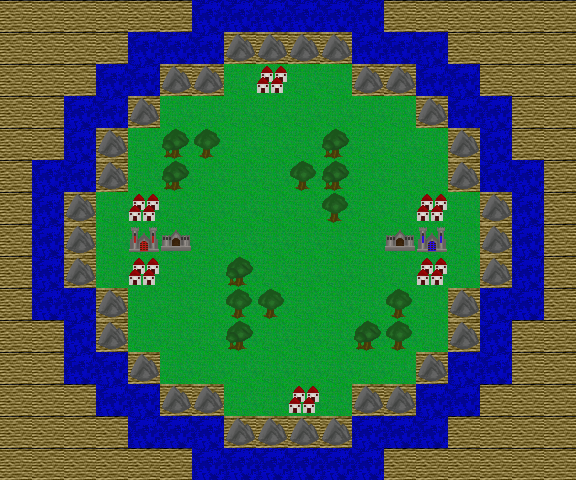

This is a level from a 2D game, rendered from its Tiled map with the project's own tilesets. A one-line summary and the complete map file follow:
An orthogonal 18x15 tile map with 32x32 px tiles, 1 tile layer (Tile Layer 1) and 26 objects.

<map version="1.0" orientation="orthogonal" renderorder="right-down" width="18" height="15" tilewidth="32" tileheight="32" nextobjectid="28">
 <tileset firstgid="1" name="fantasy_wars_tilesheet" tilewidth="32" tileheight="32" tilecount="28" columns="4">
  <image source="fantasy_wars_tilesheet.png" width="128" height="224" />
  <tile id="0">
   <properties>
    <property name="movCostArt" value="1" />
    <property name="movCostCav" value="1" />
    <property name="movCostFly" value="1" />
    <property name="movCostInf" value="1" />
    <property name="name" value="plains" />
    <property name="protection" value="0" />
   </properties>
  </tile>
  <tile id="1">
   <properties>
    <property name="movCostArt" value="1" />
    <property name="movCostCav" value="1" />
    <property name="movCostFly" value="1" />
    <property name="movCostInf" value="1" />
    <property name="name" value="plains" />
    <property name="protection" value="0" />
   </properties>
  </tile>
  <tile id="2">
   <properties>
    <property name="movCostArt" value="100" />
    <property name="movCostCav" value="100" />
    <property name="movCostFly" value="1" />
    <property name="movCostInf" value="100" />
    <property name="name" value="water" />
    <property name="protection" value="0" />
   </properties>
  </tile>
  <tile id="3">
   <properties>
    <property name="movCostArt" value="100" />
    <property name="movCostCav" value="100" />
    <property name="movCostFly" value="1" />
    <property name="movCostInf" value="100" />
    <property name="name" value="water" />
    <property name="protection" value="0" />
   </properties>
  </tile>
  <tile id="4">
   <properties>
    <property name="movCostArt" value="100" />
    <property name="movCostCav" value="100" />
    <property name="movCostFly" value="1" />
    <property name="movCostInf" value="100" />
    <property name="name" value="water" />
    <property name="protection" value="0" />
   </properties>
  </tile>
  <tile id="5">
   <properties>
    <property name="movCostArt" value="1" />
    <property name="movCostCav" value="1" />
    <property name="movCostFly" value="1" />
    <property name="movCostInf" value="1" />
    <property name="name" value="plains" />
    <property name="protection" value="0" />
   </properties>
  </tile>
  <tile id="6">
   <properties>
    <property name="movCostArt" value="" />
    <property name="movCostCav" value="" />
    <property name="movCostFly" value="" />
    <property name="movCostInf" value="" />
    <property name="name" value="" />
    <property name="protection" value="" />
   </properties>
  </tile>
  <tile id="7">
   <properties>
    <property name="movCostArt" value="" />
    <property name="movCostCav" value="" />
    <property name="movCostFly" value="" />
    <property name="movCostInf" value="" />
    <property name="name" value="" />
    <property name="protection" value="" />
   </properties>
  </tile>
  <tile id="8">
   <properties>
    <property name="movCostArt" value="" />
    <property name="movCostCav" value="" />
    <property name="movCostFly" value="" />
    <property name="movCostInf" value="" />
    <property name="name" value="" />
    <property name="protection" value="" />
   </properties>
  </tile>
  <tile id="9">
   <properties>
    <property name="movCostArt" value="" />
    <property name="movCostCav" value="" />
    <property name="movCostFly" value="" />
    <property name="movCostInf" value="" />
    <property name="name" value="" />
    <property name="protection" value="" />
   </properties>
  </tile>
  <tile id="10">
   <properties>
    <property name="movCostArt" value="" />
    <property name="movCostCav" value="" />
    <property name="movCostFly" value="" />
    <property name="movCostInf" value="" />
    <property name="name" value="" />
    <property name="protection" value="" />
   </properties>
  </tile>
  <tile id="11">
   <properties>
    <property name="movCostArt" value="" />
    <property name="movCostCav" value="" />
    <property name="movCostFly" value="" />
    <property name="movCostInf" value="" />
    <property name="name" value="" />
    <property name="protection" value="" />
   </properties>
  </tile>
  <tile id="12">
   <properties>
    <property name="movCostArt" value="" />
    <property name="movCostCav" value="" />
    <property name="movCostFly" value="" />
    <property name="movCostInf" value="" />
    <property name="name" value="" />
    <property name="protection" value="" />
   </properties>
  </tile>
  <tile id="13">
   <properties>
    <property name="capturePoints" value="0" />
    <property name="movCostArt" value="1" />
    <property name="movCostCav" value="1" />
    <property name="movCostFly" value="1" />
    <property name="movCostInf" value="1" />
    <property name="name" value="town" />
    <property name="owner" value="1" />
    <property name="protection" value=".5" />
   </properties>
  </tile>
  <tile id="14">
   <properties>
    <property name="capturePoints" value="0" />
    <property name="movCostArt" value="1" />
    <property name="movCostCav" value="1" />
    <property name="movCostFly" value="1" />
    <property name="movCostInf" value="1" />
    <property name="name" value="town" />
    <property name="owner" value="2" />
    <property name="protection" value=".5" />
   </properties>
  </tile>
  <tile id="15">
   <properties>
    <property name="movCostArt" value="2" />
    <property name="movCostCav" value="2" />
    <property name="movCostFly" value="1" />
    <property name="movCostInf" value="1" />
    <property name="name" value="forest" />
    <property name="protection" value=".25" />
   </properties>
  </tile>
  <tile id="16">
   <properties>
    <property name="movCostArt" value="2" />
    <property name="movCostCav" value="2" />
    <property name="movCostFly" value="1" />
    <property name="movCostInf" value="1" />
    <property name="name" value="forest" />
    <property name="protection" value=".25" />
   </properties>
  </tile>
  <tile id="17">
   <properties>
    <property name="movCostArt" value="2" />
    <property name="movCostCav" value="2" />
    <property name="movCostFly" value="1" />
    <property name="movCostInf" value="1" />
    <property name="name" value="forest" />
    <property name="protection" value=".25" />
   </properties>
  </tile>
  <tile id="18">
   <properties>
    <property name="capturePoints" value="0" />
    <property name="movCostArt" value="1" />
    <property name="movCostCav" value="1" />
    <property name="movCostFly" value="1" />
    <property name="movCostInf" value="1" />
    <property name="name" value="town" />
    <property name="owner" value="0" />
    <property name="protection" value=".5" />
   </properties>
  </tile>
  <tile id="19">
   <properties>
    <property name="movCostArt" value="3" />
    <property name="movCostCav" value="3" />
    <property name="movCostFly" value="1" />
    <property name="movCostInf" value="2" />
    <property name="name" value="mountain" />
    <property name="protection" value=".5" />
   </properties>
  </tile>
  <tile id="20">
   <properties>
    <property name="capturePoints" value="0" />
    <property name="movCostArt" value="1" />
    <property name="movCostCav" value="1" />
    <property name="movCostFly" value="1" />
    <property name="movCostInf" value="1" />
    <property name="name" value="castle" />
    <property name="owner" value="0" />
    <property name="protection" value=".75" />
   </properties>
  </tile>
  <tile id="21">
   <properties>
    <property name="capturePoints" value="0" />
    <property name="movCostArt" value="1" />
    <property name="movCostCav" value="1" />
    <property name="movCostFly" value="1" />
    <property name="movCostInf" value="1" />
    <property name="name" value="barracks" />
    <property name="owner" value="0" />
    <property name="protection" value=".5" />
   </properties>
  </tile>
  <tile id="22">
   <properties>
    <property name="movCostArt" value="3" />
    <property name="movCostCav" value="3" />
    <property name="movCostFly" value="1" />
    <property name="movCostInf" value="2" />
    <property name="name" value="mountain" />
    <property name="protection" value=".5" />
   </properties>
  </tile>
  <tile id="23">
   <properties>
    <property name="movCostArt" value="2" />
    <property name="movCostCav" value="2" />
    <property name="movCostFly" value="1" />
    <property name="movCostInf" value="1" />
    <property name="name" value="forest" />
    <property name="protection" value=".25" />
   </properties>
  </tile>
  <tile id="24">
   <properties>
    <property name="capturePoints" value="0" />
    <property name="movCostArt" value="1" />
    <property name="movCostCav" value="1" />
    <property name="movCostFly" value="1" />
    <property name="movCostInf" value="1" />
    <property name="name" value="castle" />
    <property name="owner" value="1" />
    <property name="protection" value=".75" />
   </properties>
  </tile>
  <tile id="25">
   <properties>
    <property name="capturePoints" value="0" />
    <property name="movCostArt" value="1" />
    <property name="movCostCav" value="1" />
    <property name="movCostFly" value="1" />
    <property name="movCostInf" value="1" />
    <property name="name" value="castle" />
    <property name="owner" value="2" />
    <property name="protection" value=".75" />
   </properties>
  </tile>
  <tile id="26">
   <properties>
    <property name="capturePoints" value="0" />
    <property name="movCostArt" value="1" />
    <property name="movCostCav" value="1" />
    <property name="movCostFly" value="1" />
    <property name="movCostInf" value="1" />
    <property name="name" value="barracks" />
    <property name="owner" value="1" />
    <property name="protection" value=".5" />
   </properties>
  </tile>
  <tile id="27">
   <properties>
    <property name="capturePoints" value="0" />
    <property name="movCostArt" value="1" />
    <property name="movCostCav" value="1" />
    <property name="movCostFly" value="1" />
    <property name="movCostInf" value="1" />
    <property name="name" value="barracks" />
    <property name="owner" value="2" />
    <property name="protection" value=".5" />
   </properties>
  </tile>
 </tileset>
 <layer name="Tile Layer 1" width="18" height="15">
  <data encoding="csv">
6,6,6,6,6,6,4,4,4,4,4,4,6,6,6,6,6,6,
6,6,6,6,4,4,4,23,23,23,23,4,4,4,6,6,6,6,
6,6,6,4,4,23,23,1,19,1,1,23,23,4,4,6,6,6,
6,6,4,4,23,1,1,1,1,1,1,1,1,23,4,4,6,6,
6,6,4,23,1,17,24,1,1,1,17,1,1,1,23,4,6,6,
6,4,4,23,1,17,1,1,1,24,17,1,1,1,23,4,4,6,
6,4,23,1,14,1,1,1,1,1,24,1,1,15,1,23,4,6,
6,4,23,1,25,27,1,1,1,1,1,1,28,26,1,23,4,6,
6,4,23,1,14,1,1,17,1,1,1,1,1,15,1,23,4,6,
6,4,4,23,1,1,1,24,24,1,1,1,24,1,23,4,4,6,
6,6,4,23,1,1,1,17,1,1,1,17,24,1,23,4,6,6,
6,6,4,4,23,1,1,1,1,1,1,1,1,23,4,4,6,6,
6,6,6,4,4,23,23,1,1,19,1,23,23,4,4,6,6,6,
6,6,6,6,4,4,4,23,23,23,23,4,4,4,6,6,6,6,
6,6,6,6,6,6,4,4,4,4,4,4,6,6,6,6,6,6
</data>
 </layer>
 <objectgroup name="units">
  <object id="2" x="128" y="224" width="32" height="32">
   <properties>
    <property name="player" value="1" />
    <property name="unitIndex" value="3" />
   </properties>
  </object>
  <object id="3" x="64" y="64" width="32" height="32">
   <properties>
    <property name="player" value="2" />
    <property name="unitIndex" value="6" />
   </properties>
  </object>
  <object id="4" x="352" y="128" width="32" height="32">
   <properties>
    <property name="player" value="2" />
    <property name="unitIndex" value="4" />
   </properties>
  </object>
  <object id="5" x="416" y="256" width="32" height="32">
   <properties>
    <property name="player" value="2" />
    <property name="unitIndex" value="2" />
   </properties>
  </object>
  <object id="6" x="384" y="224" width="32" height="32">
   <properties>
    <property name="player" value="2" />
    <property name="unitIndex" value="0" />
   </properties>
  </object>
  <object id="7" x="416" y="192" width="32" height="32">
   <properties>
    <property name="player" value="2" />
    <property name="unitIndex" value="1" />
   </properties>
  </object>
  <object id="8" x="416" y="224" width="32" height="32">
   <properties>
    <property name="player" value="2" />
    <property name="unitIndex" value="3" />
   </properties>
  </object>
  <object id="9" x="480" y="384" width="32" height="32">
   <properties>
    <property name="player" value="1" />
    <property name="unitIndex" value="6" />
   </properties>
  </object>
  <object id="10" x="192" y="320" width="32" height="32">
   <properties>
    <property name="player" value="1" />
    <property name="unitIndex" value="4" />
   </properties>
  </object>
  <object id="11" x="160" y="224" width="32" height="32">
   <properties>
    <property name="player" value="1" />
    <property name="unitIndex" value="0" />
   </properties>
  </object>
  <object id="12" x="128" y="256" width="32" height="32">
   <properties>
    <property name="player" value="1" />
    <property name="unitIndex" value="2" />
   </properties>
  </object>
  <object id="13" x="128" y="192" width="32" height="32">
   <properties>
    <property name="player" value="1" />
    <property name="unitIndex" value="1" />
   </properties>
  </object>
  <object id="14" x="224" y="32" width="32" height="32">
   <properties>
    <property name="player" value="1" />
    <property name="unitIndex" value="5" />
   </properties>
  </object>
  <object id="15" x="320" y="416" width="32" height="32">
   <properties>
    <property name="player" value="2" />
    <property name="unitIndex" value="5" />
   </properties>
  </object>
  <object id="16" x="416" y="288" width="32" height="32">
   <properties>
    <property name="player" value="2" />
    <property name="unitIndex" value="7" />
   </properties>
  </object>
  <object id="17" x="416" y="160" width="32" height="32">
   <properties>
    <property name="player" value="2" />
    <property name="unitIndex" value="6" />
   </properties>
  </object>
  <object id="18" x="128" y="160" width="32" height="32">
   <properties>
    <property name="player" value="1" />
    <property name="unitIndex" value="6" />
   </properties>
  </object>
  <object id="19" x="128" y="288" width="32" height="32">
   <properties>
    <property name="player" value="1" />
    <property name="unitIndex" value="7" />
   </properties>
  </object>
  <object id="20" x="160" y="256" width="32" height="32">
   <properties>
    <property name="player" value="1" />
    <property name="unitIndex" value="0" />
   </properties>
  </object>
  <object id="21" x="160" y="288" width="32" height="32">
   <properties>
    <property name="player" value="1" />
    <property name="unitIndex" value="0" />
   </properties>
  </object>
  <object id="22" x="160" y="192" width="32" height="32">
   <properties>
    <property name="player" value="1" />
    <property name="unitIndex" value="0" />
   </properties>
  </object>
  <object id="23" x="384" y="288" width="32" height="32">
   <properties>
    <property name="player" value="2" />
    <property name="unitIndex" value="0" />
   </properties>
  </object>
  <object id="24" x="384" y="256" width="32" height="32">
   <properties>
    <property name="player" value="2" />
    <property name="unitIndex" value="0" />
   </properties>
  </object>
  <object id="25" x="384" y="192" width="32" height="32">
   <properties>
    <property name="player" value="2" />
    <property name="unitIndex" value="0" />
   </properties>
  </object>
  <object id="26" x="384" y="160" width="32" height="32">
   <properties>
    <property name="player" value="2" />
    <property name="unitIndex" value="0" />
   </properties>
  </object>
  <object id="27" x="160" y="160" width="32" height="32">
   <properties>
    <property name="player" value="1" />
    <property name="unitIndex" value="0" />
   </properties>
  </object>
 </objectgroup>
</map>
